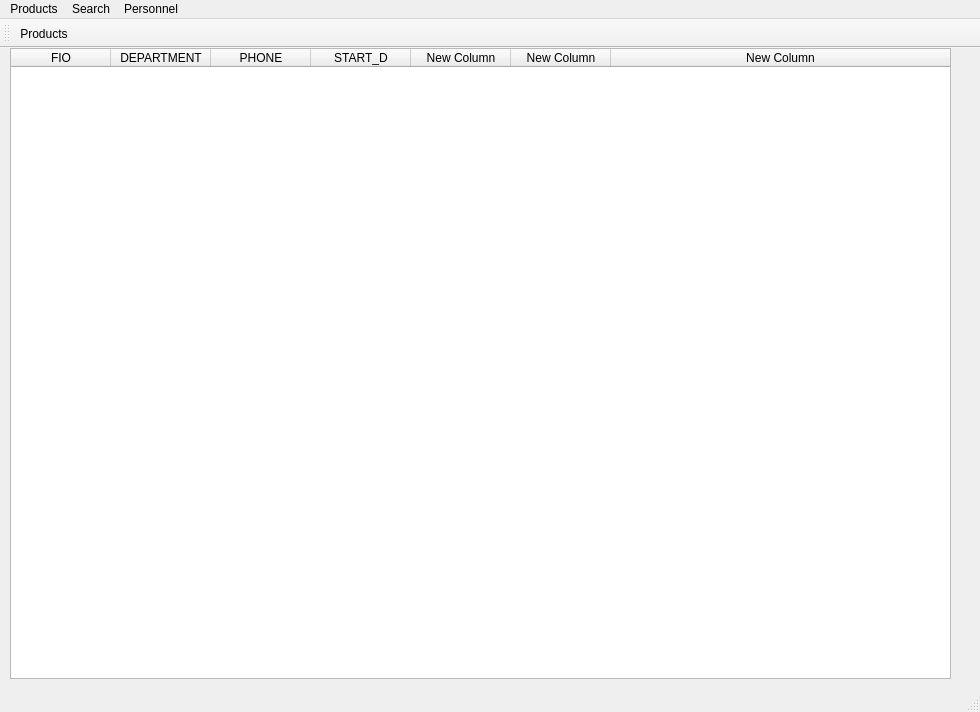
<?xml version="1.0" encoding="UTF-8"?>
<ui version="4.0">
 <class>MainApp</class>
 <widget class="QMainWindow" name="MainApp">
  <property name="geometry">
   <rect>
    <x>0</x>
    <y>0</y>
    <width>980</width>
    <height>712</height>
   </rect>
  </property>
  <property name="windowTitle">
   <string>MainWindow</string>
  </property>
  <widget class="QWidget" name="centralwidget">
   <widget class="QTableWidget" name="tableWidget">
    <property name="geometry">
     <rect>
      <x>10</x>
      <y>0</y>
      <width>941</width>
      <height>631</height>
     </rect>
    </property>
    <attribute name="horizontalHeaderStretchLastSection">
     <bool>true</bool>
    </attribute>
    <column>
     <property name="text">
      <string>FIO</string>
     </property>
    </column>
    <column>
     <property name="text">
      <string>DEPARTMENT</string>
     </property>
    </column>
    <column>
     <property name="text">
      <string>PHONE</string>
     </property>
    </column>
    <column>
     <property name="text">
      <string>START_D</string>
     </property>
    </column>
    <column>
     <property name="text">
      <string>New Column</string>
     </property>
    </column>
    <column>
     <property name="text">
      <string>New Column</string>
     </property>
    </column>
    <column>
     <property name="text">
      <string>New Column</string>
     </property>
    </column>
   </widget>
   <widget class="QLabel" name="photo">
    <property name="geometry">
     <rect>
      <x>300</x>
      <y>120</y>
      <width>361</width>
      <height>371</height>
     </rect>
    </property>
    <property name="text">
     <string/>
    </property>
   </widget>
  </widget>
  <widget class="QMenuBar" name="menubar">
   <property name="geometry">
    <rect>
     <x>0</x>
     <y>0</y>
     <width>980</width>
     <height>25</height>
    </rect>
   </property>
   <widget class="QMenu" name="menuProducts">
    <property name="title">
     <string>Products</string>
    </property>
   </widget>
   <widget class="QMenu" name="menuSearch">
    <property name="title">
     <string>Search</string>
    </property>
   </widget>
   <widget class="QMenu" name="menuPersonnel">
    <property name="title">
     <string>Personnel</string>
    </property>
   </widget>
   <addaction name="menuProducts"/>
   <addaction name="menuSearch"/>
   <addaction name="menuPersonnel"/>
  </widget>
  <widget class="QStatusBar" name="statusbar"/>
  <widget class="QToolBar" name="toolBar">
   <property name="windowTitle">
    <string>toolBar</string>
   </property>
   <attribute name="toolBarArea">
    <enum>TopToolBarArea</enum>
   </attribute>
   <attribute name="toolBarBreak">
    <bool>false</bool>
   </attribute>
   <addaction name="actionProducts"/>
  </widget>
  <action name="actionProducts">
   <property name="icon">
    <iconset resource="resources.qrc">
     <normaloff>:/img/icons8-папка-расширений-50.png</normaloff>:/img/icons8-папка-расширений-50.png</iconset>
   </property>
   <property name="text">
    <string>Products</string>
   </property>
   <property name="toolTip">
    <string>Products</string>
   </property>
   <property name="menuRole">
    <enum>QAction::NoRole</enum>
   </property>
  </action>
 </widget>
 <resources>
  <include location="resources.qrc"/>
 </resources>
 <connections/>
</ui>
